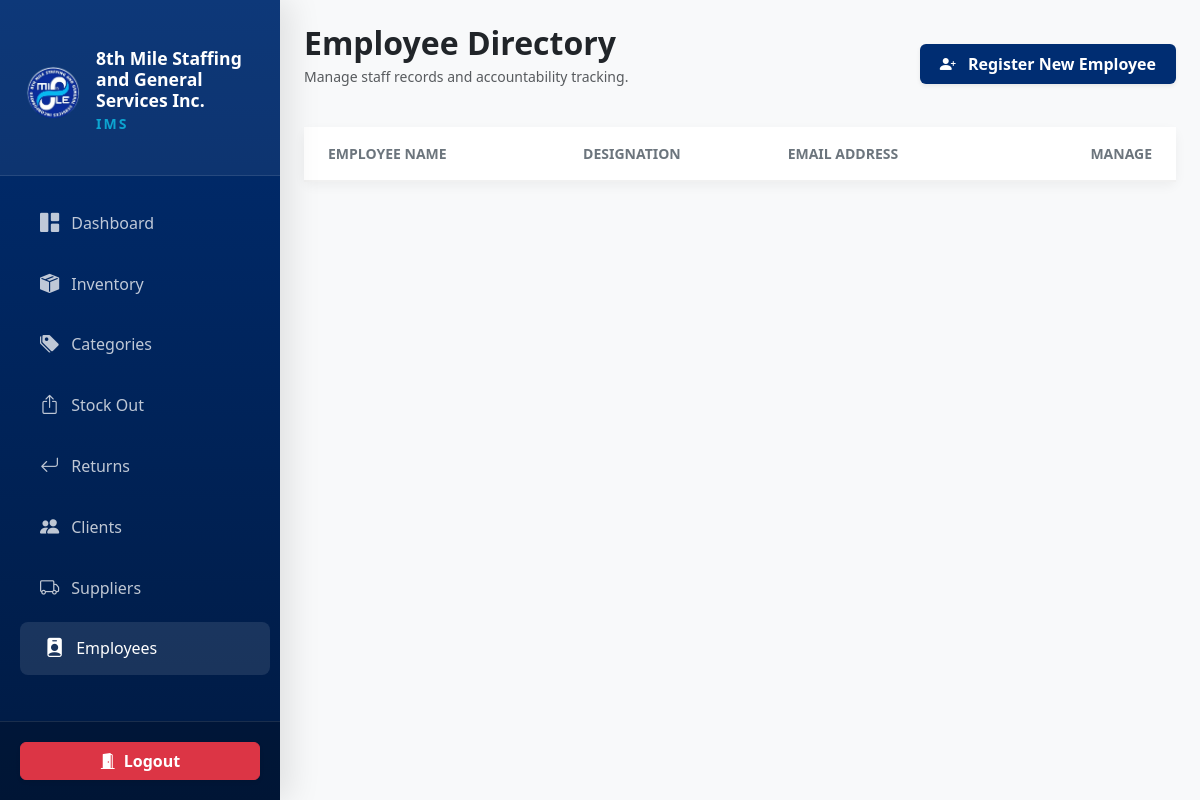
The app's page /employees.php (signed in), older data.
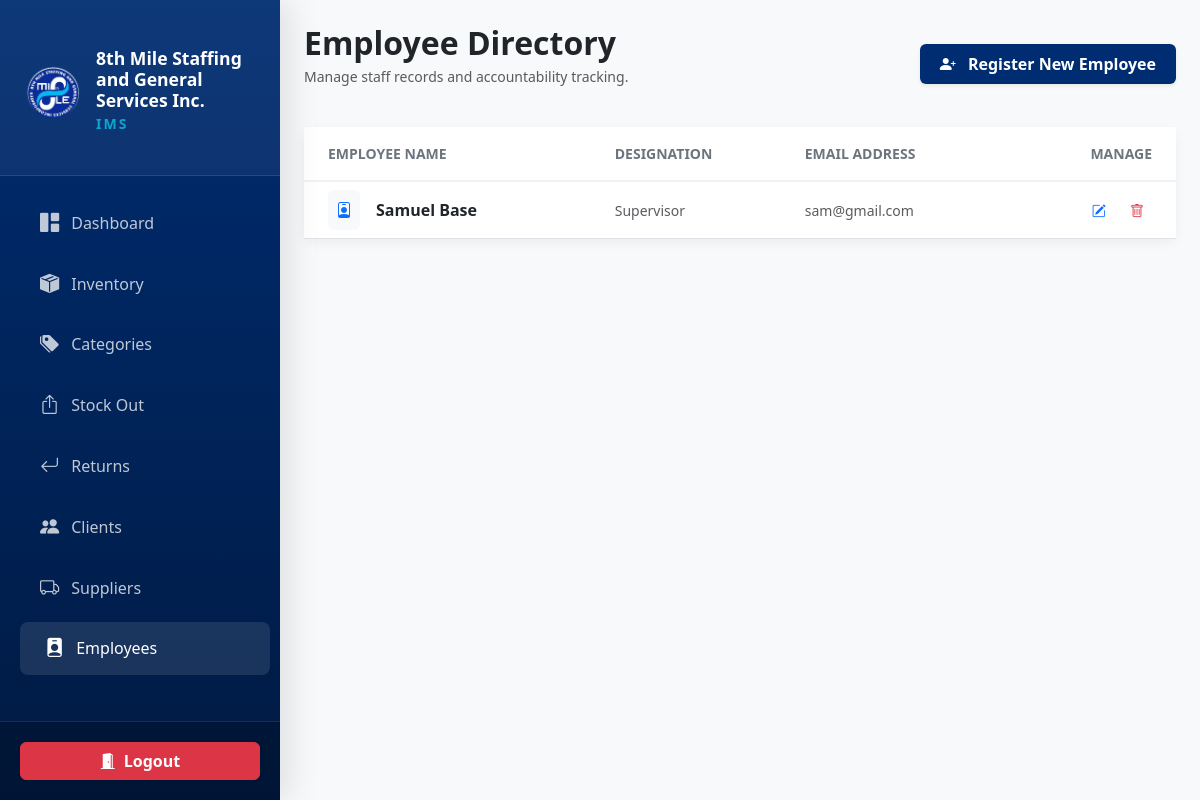
The same page, newer data.
### tables this page shows
CREATE TABLE `employees` (
  `id` int(11) NOT NULL,
  `first_name` varchar(100) NOT NULL,
  `last_name` varchar(100) NOT NULL,
  `designation` varchar(100) DEFAULT NULL,
  `contact_no` varchar(20) DEFAULT NULL,
  `email` varchar(255) DEFAULT NULL
);

### employees.php (the view, shortened to what this page needs)
<?php
include('config.php');
$query = "SELECT * FROM employees ORDER BY last_name ASC";
$result = mysqli_query($conn, $query);
?>
<!DOCTYPE html>
<html lang="en">
<head>
    <link href="https://cdn.jsdelivr.net/npm/bootstrap@5.3.0/dist/css/bootstrap.min.css" rel="stylesheet">
    <link rel="stylesheet" href="https://cdn.jsdelivr.net/npm/bootstrap-icons@1.11.0/font/bootstrap-icons.css">
</head>
<body>
    <?php include('sidebar.php'); ?>
    <main id="main-content" class="p-3 p-md-4">
        <div class="container-fluid p-0">
            <div class="d-flex flex-wrap justify-content-between align-items-center mb-4">
                <div>
                    <h2 class="fw-bold text-dark mb-1">Employee Directory</h2>
                    <p class="text-muted small">Manage staff records and accountability tracking.</p>
                </div>
                <button class="btn btn-8th shadow-sm" data-bs-toggle="modal" data-bs-target="#addEmployeeModal">
                    <i class="bi bi-person-plus-fill me-2"></i> Register New Employee
                </button>
            </div>
            <div class="card table-card">
                <div class="table-responsive">
                    <table class="table table-hover align-middle mb-0">
                        <thead style="background-color: #fcfcfc; border-bottom: 2px solid #f1f1f1;">
                            <tr>
                                <th class="ps-4 py-3 text-uppercase small fw-bold text-secondary">Employee Name</th>
                                <th class="py-3 text-uppercase small fw-bold text-secondary">Designation</th>
                                <th class="py-3 text-uppercase small fw-bold text-secondary">Email Address</th>
                                <th class="text-end pe-4 py-3 text-uppercase small fw-bold text-secondary">Manage</th>
                            </tr>
                        </thead>
                        <tbody>
                            <?php while($row = mysqli_fetch_assoc($result)): ?>
                                <tr>
                                    <td class="ps-4">
                                        <div class="d-flex align-items-center">
                                            <div class="p-2 rounded bg-light me-3 text-primary"><i class="bi bi-person-badge"></i></div>
                                            <span class="fw-bold text-dark"><?php echo htmlspecialchars($row['first_name'] . " " . $row['last_name']); ?></span>
                                        </div>
                                    </td>
                                    <td class="text-muted small"><?php echo htmlspecialchars($row['designation'] ?: 'N/A'); ?></td>
                                    <td class="text-muted small"><?php echo htmlspecialchars($row['email']); ?></td>
                                    <td class="text-end pe-4">
                                        <button class="btn btn-sm btn-outline-primary border-0 me-1" data-bs-toggle="modal" data-bs-target="#editModal<?php echo $row['id']; ?>">
                                            <i class="bi bi-pencil-square"></i>
                                        </button>
                                        <a href="delete_employee.php?id=<?php echo $row['id']; ?>" class="btn btn-sm btn-outline-danger border-0" onclick="return confirm('Remove employee?')">
                                            <i class="bi bi-trash"></i>
                                        </a>
                                    </td>
                                </tr>
                            <?php endwhile; ?>
                        </tbody>
                    </table>
                </div>
            </div>
        </div>
    </main>
</body>
</html>

Row changes from the older to the newer data that the page shows:
added employees: first_name+last_name "Samuel Base", designation "Supervisor", email "sam@gmail.com"
